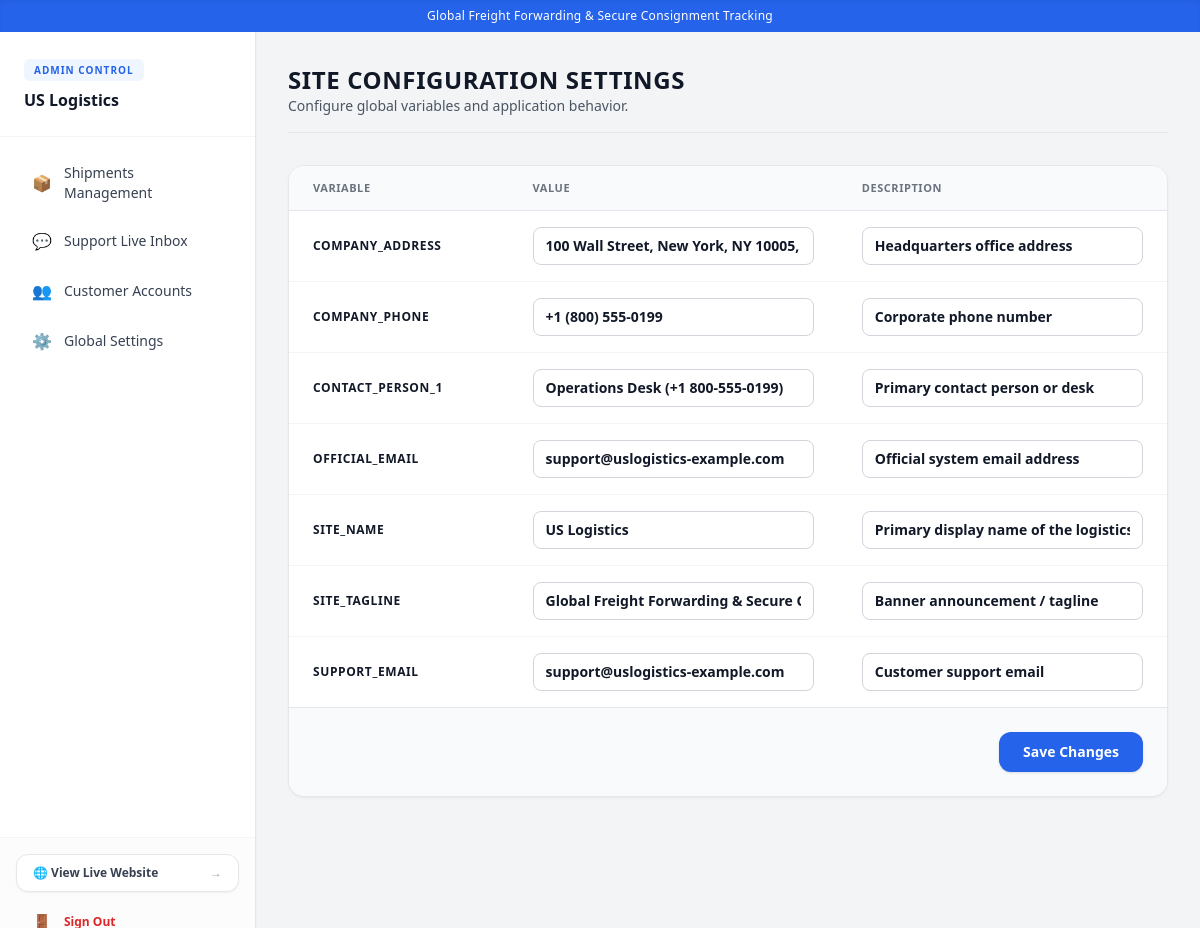
The app's page /dashboard/settings/variables/ (signed in) with its own data.
### core/models.py (models this page shows, shortened)
class AppVariable(models.Model):
    key = models.CharField(max_length=100, unique=True)
    value = models.TextField(blank=True)
    description = models.CharField(max_length=255, blank=True)

### core/views.py (the view, shortened to what this page needs)
# urls.py: path('dashboard/settings/variables/', views.AdminAppVariableUpdateView.as_view(), name='admin_app_variables'),
class AdminAppVariableUpdateView(StaffRequiredMixin, View):
    template_name = 'dashboard/app_variable_form.html'
    def get(self, request, *args, **kwargs):
        AppVarFormSet = modelformset_factory(
            AppVariable,
            fields=('value', 'description'),
            extra=0,
            widgets={
                'value': forms.TextInput(),
                'description': forms.TextInput(),
            }
        )
        formset = AppVarFormSet(queryset=AppVariable.objects.all().order_by('key'))
        return render(request, self.template_name, {'formset': formset})

### core/context_processors.py (called while the page is built)
def app_variables(request):
    try:
        vars_dict = {var.key: var.value for var in AppVariable.objects.all()}
    except Exception:
        vars_dict = {}
    return {'app_vars': vars_dict}

### core/mixins.py (called while the page is built)
    def test_func(self):
        return self.request.user.is_authenticated and (self.request.user.is_staff or self.request.user.is_superuser)

### templates/dashboard/app_variable_form.html (shortened to what this page needs)
{% extends 'base_admin.html' %}
{% block admin_content %}
<div class="max-w-7xl mx-auto">
    <div class="mb-8 border-b pb-4">
        <h1 class="text-2xl font-bold text-gray-900 tracking-wide">SITE CONFIGURATION SETTINGS</h1>
        <p class="text-sm text-gray-600">Configure global variables and application behavior.</p>
    </div>
    <div class="bg-white shadow-sm rounded-2xl border border-gray-200 overflow-hidden">
        <form method="post">
            <table class="min-w-full divide-y divide-gray-200 text-left text-sm">
                <thead class="bg-gray-50 text-gray-500 text-[11px] uppercase tracking-wider font-semibold">
                    <tr>
                        <th class="px-6 py-3 w-1/4">Variable</th>
                        <th class="px-6 py-3 w-3/8">Value</th>
                        <th class="px-6 py-3 w-3/8">Description</th>
                    </tr>
                </thead>
                <tbody class="divide-y divide-gray-100 bg-white">
                    {% for form in formset %}
                    <tr class="hover:bg-gray-50 transition align-middle">
                        <td class="px-6 py-4 font-bold text-gray-900 text-xs uppercase tracking-wider">
                            {{ form.instance.key }}
                        </td>
                        <td class="px-6 py-4">
                            <div class="w-full">
                                {{ form.value }}
                            </div>
                        </td>
                        <td class="px-6 py-4">
                            <div class="w-full">
                                {{ form.description }}
                            </div>
                        </td>
                    </tr>
                    {% endfor %}
                </tbody>
            </table>
            <div class="flex justify-end p-6 bg-gray-50 border-t">
                <button type="submit" class="bg-blue-600 hover:bg-blue-700 text-white px-6 py-2.5 rounded-xl text-sm font-semibold shadow transition">
                    Save Changes
                </button>
            </div>
        </form>
    </div>
</div>
{% endblock %}

### templates/base_admin.html (shortened to what this page needs)
<!DOCTYPE html>
<html lang="en">
<head>
    <script src="https://cdn.tailwindcss.com"></script>
    <link rel="stylesheet" href="https://unpkg.com/leaflet@1.9.4/dist/leaflet.css" />
</head>
<body class="bg-gray-100 text-gray-800 flex flex-col min-h-screen font-sans antialiased">
    {% if app_vars.SITE_TAGLINE %}
    <div class="bg-blue-600 text-white text-xs py-2 px-4 text-center font-medium tracking-wide shadow-inner">
        {{ app_vars.SITE_TAGLINE }}
    </div>
    {% endif %}
    <div class="min-h-screen flex flex-1">
        <aside class="w-64 bg-white border-r border-gray-200 hidden md:flex flex-col flex-shrink-0 shadow-sm">
            <div class="p-6 border-b border-gray-100">
                <span class="text-[10px] font-bold text-blue-600 uppercase tracking-widest bg-blue-50 px-2.5 py-1 rounded-md">Admin Control</span>
                <h2 class="text-base font-bold text-gray-900 mt-2 truncate">{{ app_vars.SITE_NAME|default:"Operations Hub" }}</h2>
            </div>
            <nav class="p-4 space-y-1.5 text-sm font-medium flex-1">
                <a href="{% url 'admin_shipment_list' %}" class="flex items-center px-4 py-2.5 rounded-xl text-gray-700 hover:bg-blue-50 hover:text-blue-600 transition">
                    <span class="mr-3 text-base">📦</span> Shipments Management
                </a>
                <a href="{% url 'admin_support_inbox' %}" class="flex items-center px-4 py-2.5 rounded-xl text-gray-700 hover:bg-blue-50 hover:text-blue-600 transition">
                    <span class="mr-3 text-base">💬</span> Support Live Inbox
                </a>
                <a href="{% url 'admin_customer_list' %}" class="flex items-center px-4 py-2.5 rounded-xl text-gray-700 hover:bg-blue-50 hover:text-blue-600 transition">
                    <span class="mr-3 text-base">👥</span> Customer Accounts
                </a>
                <a href="{% url 'admin_app_variables' %}" class="flex items-center px-4 py-2.5 rounded-xl text-gray-700 hover:bg-blue-50 hover:text-blue-600 transition">
                    <span class="mr-3 text-base">⚙️</span> Global Settings
                </a>
            </nav>
            <div class="p-4 border-t border-gray-100 space-y-2 bg-gray-50/50">
                <a href="{% url 'home' %}" target="_blank" class="flex items-center justify-between px-4 py-2.5 rounded-xl bg-white border border-gray-200 text-xs font-semibold text-gray-700 hover:bg-blue-600 hover:text-white hover:border-blue-600 transition shadow-sm group">
                    <span>🌐 View Live Website</span>
                    <span class="text-gray-400 group-hover:text-white">&rarr;</span>
                </a>
                <form action="{% url 'logout' %}" method="post" class="block w-full">
                    <button type="submit" class="w-full flex items-center px-4 py-2.5 rounded-xl text-xs font-semibold text-red-600 hover:bg-red-50 transition text-left">
                        <span class="mr-3 text-base">🚪</span> Sign Out
                    </button>
                </form>
            </div>
        </aside>
        <main class="flex-1 p-8 overflow-y-auto">
            {% block admin_content %}{% endblock %}
        </main>
    </div>
</body>
</html>

### templates/dashboard/app_variable_form.html (style rules this page uses)
td input[type="text"], td input[type="email"], td input[type="url"] { width: 100% !important; background-color: #ffffff !important; border: 1px solid #d1d5db !important; border-radius: 0.5rem !important; padding: 0.5rem 0.75rem !important; font-size: 0.875rem !important; font-weight: 600 !important; color: #111827 !important; outline: none !important; }

### records on screen
AppVariable: SITE_TAGLINE "Global Freight Forwarding & Secure Consignment Tracking", instance.key "SITE_TAGLINE"
AppVariable: SITE_NAME "US Logistics", instance.key "SITE_NAME"
AppVariable: instance.key "COMPANY_ADDRESS"
AppVariable: instance.key "COMPANY_PHONE"
AppVariable: instance.key "CONTACT_PERSON_1"
AppVariable: instance.key "OFFICIAL_EMAIL"
AppVariable: instance.key "SUPPORT_EMAIL"
